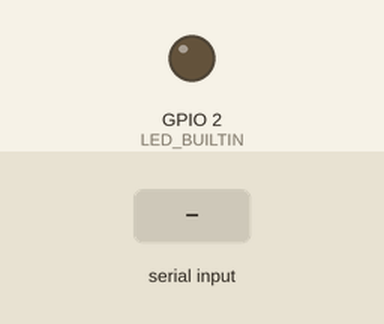
This program was run on a simulated ESP32. On the bench: output pins drawn as LEDs (lit = HIGH). The test bench sets the inputs (shaded band). Nothing arrives over Bluetooth unless stated; what the program prints to the serial monitor is not drawn.

Above: at 1.2 s.
1.3 s: "1" received over the second serial link
At 2.5 s:
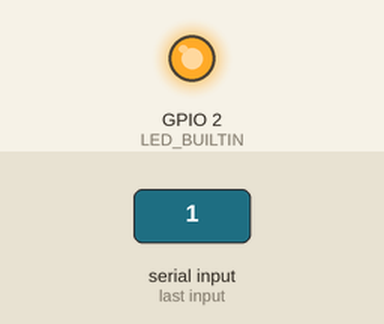
2.8 s: "0" received over the second serial link
At 3.8 s:
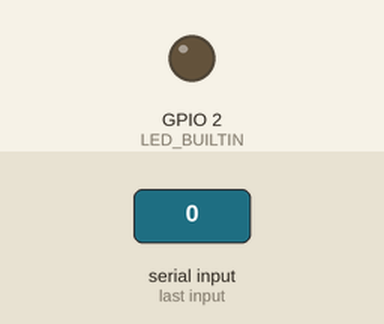
Timing chart, 0 to 5.8 s (numbered marks = the images above; inputs shaded):
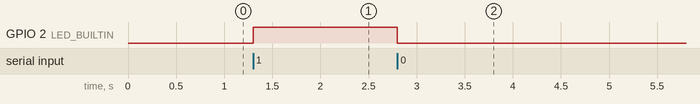

The program:

main.cpp
```cpp
#include <Arduino.h>
#include<BluetoothSerial.h>

BluetoothSerial bt;
char* pin = "1111"; //設定BT配對碼
char val; //儲存接收資料的變數

void setup()
{
  Serial.begin(115200);
  pinMode(LED_BUILTIN,OUTPUT);
  bt.setPin(pin);
  bt.begin("bt classic");

  byte macBT[6]; //宣告儲存mac位址的陣列
  esp_read_mac(macBT,ESP_MAC_BT); //讀取 BT mac address
  Serial.printf("藍芽MAC address: %02x:%02x:%02x:%02x:%02x:%02x\n",macBT[0],macBT[1],macBT[2],macBT[3],macBT[4],macBT[5]);

}

void loop()
{
  if (bt.available())
  {
    val=bt.read();
    switch (val)
    {
    case '0':
      digitalWrite(LED_BUILTIN,LOW);
      bt.println('turn off light');
      break;
    case '1':
      digitalWrite(LED_BUILTIN,HIGH);
      bt.println('a');
      break;
    }
  }

}
```

Measured:
- after the input at 1.3 s, GPIO 2 (LED_BUILTIN): LOW → HIGH at once
- after the input at 2.8 s, GPIO 2 (LED_BUILTIN): HIGH → LOW at once
